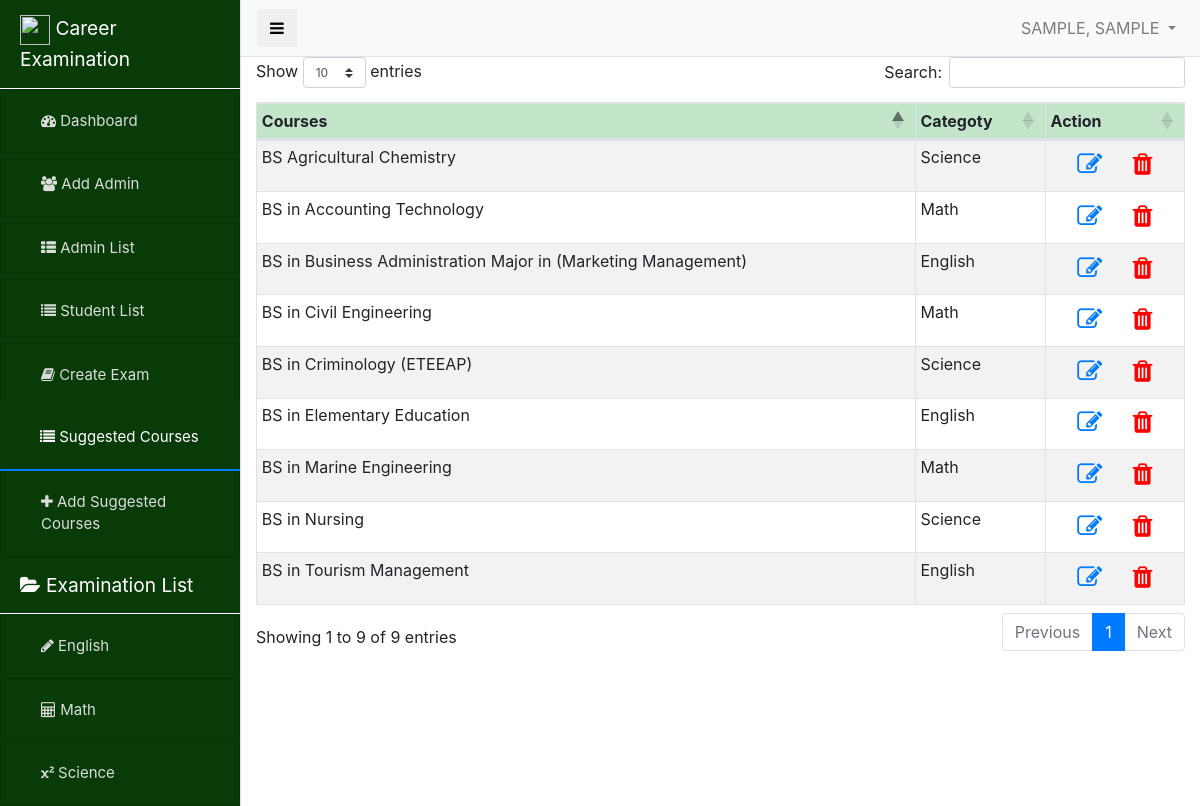
Screenshot of /pages/suggested-courses.php (signed in) with the database file from the repository.
### tables this page shows
CREATE TABLE `courses` (
  `id` int(11) NOT NULL,
  `course` varchar(100) NOT NULL,
  `category` varchar(32) NOT NULL
);

### pages/suggested-courses.php (the view, shortened to what this page needs)
<?php
include "../functions/conn.php";
?>
<!DOCTYPE html>
<html lang="en">
<head>
    <?php include '../components/bootstrap.php'; ?>
    <link rel="stylesheet" href="../dep/font-awesome/css/font-awesome.min.css">
    <link rel="stylesheet" href="../css/admin_style.css">
    <link rel="stylesheet" href="../dep/minJsCss/css/notify.css">
    <link rel="stylesheet" href="../dep/minJsCss/css/prettify.css">
</head>
<body>
    <div class="d-flex" id="wrapper">
        <?php include '../components/admin_sideNav.php'; ?>
        <div id="page-content-wrapper">
            <?php include '../components/admin_nav.php'; ?>
            <div class="container-fluid" style="height: 700px; overflow-y: scroll;">
                <div class="table-responsive">
                    <table class="table table-hover table-striped table-bordered table-sm" id="admin_table">
                        <thead class="table-success">
                            <tr>
                                <th scope="col">Courses</th>
                                <th scope="col">Categoty</th>
                                <th scope="col" style="width: 15%;">Action</th>
                            </tr>
                        </thead>
                        <tbody>
                            <?php
                            $query = mysqli_query($conn, "SELECT * FROM `courses`");
                            while ($row = mysqli_fetch_object($query)) :
                            ?>
                                <tr>
                                    <td><?php echo $row->course; ?></td>
                                    <td><?php echo $row->category; ?></td>
                                    <td style="text-align: center;">
                                        <a href="#" data-toggle="modal" data-target="#adminModal<?php echo $row->id ?>" class="btn btn-default action" alt="edit">
                                            <i class="fa fa-edit" style="font-size: 25px;"></i>
                                        </a>
                                        <a href="../functions/delete-course.php?id=<?php echo $row->id ?>" class="btn btn-default action" alt="delete">
                                            <i class="fa fa-trash" style="font-size: 25px;color:red"></i>
                                        </a>
                                    </td>
                                </tr>
                            <?php
                            endwhile; ?>
                        </tbody>
                    </table>
                </div>
            </div>
        </div>
    </div>
</body>
</html>

### components/admin_nav.php (shortened to what this page needs)
<?php $query = mysqli_query($conn, "SELECT * FROM `admin` WHERE id = $_SESSION[admin_id]"); ?>
<nav class="navbar navbar-expand-lg navbar-light bg-light border-bottom sticky-top">
    <button class="btn btn-default" id="menu-toggle"><i class="fa fa-bars"></i></button>
    <ul class="navbar-nav ml-auto mt-2 mt-lg-0">
        <li class="nav-item dropdown">
            <a class="nav-link dropdown-toggle" href="#" id="navbarDropdown" role="button" data-toggle="dropdown" aria-haspopup="true" aria-expanded="true">
                <?php
                $admin = mysqli_fetch_object($query);
                echo strtoupper($admin->lname) . ", " . strtoupper($admin->fname);
                ?>
            </a>
        </li>
    </ul>
</nav>

### css/admin_style.css (style rules this page uses)
#wrapper { overflow-x: hidden; }
#page-content-wrapper { min-width: 100vw; }
#admin_table tbody tr td a.action { float: left !important; }
@media (min-width: 768px) { #page-content-wrapper { min-width: 0; width: 100%; } }
@media screen and (max-width: 1300px) { #admin_table tbody tr td a.action { margin: none !important; float: none !important; } }

### rows the page displays
courses: course "BS in Accounting Technology", category "Math"
courses: course "BS in Nursing", category "Science"
courses: course "BS in Tourism Management", category "English"
courses: course "BS in Criminology (ETEEAP)", category "Science"
courses: course "BS in Civil Engineering", category "Math"
courses: course "BS Agricultural Chemistry", category "Science"
courses: course "BS in Business Administration Major in (Marketing Management)", category "English"
courses: course "BS in Elementary Education", category "English"
courses: course "BS in Marine Engineering", category "Math"

### other values shown
$title "Dashboard"
$title "Add Admin"
$title "Admin List"
$title "Student List"
$title "Create Exam"
$title "Suggested Courses"
$title "Add Suggested Courses"
$title "English"
$title "Math"
$title "Science"
$admin->lname "SAMPLE"
$admin->fname "SAMPLE"
